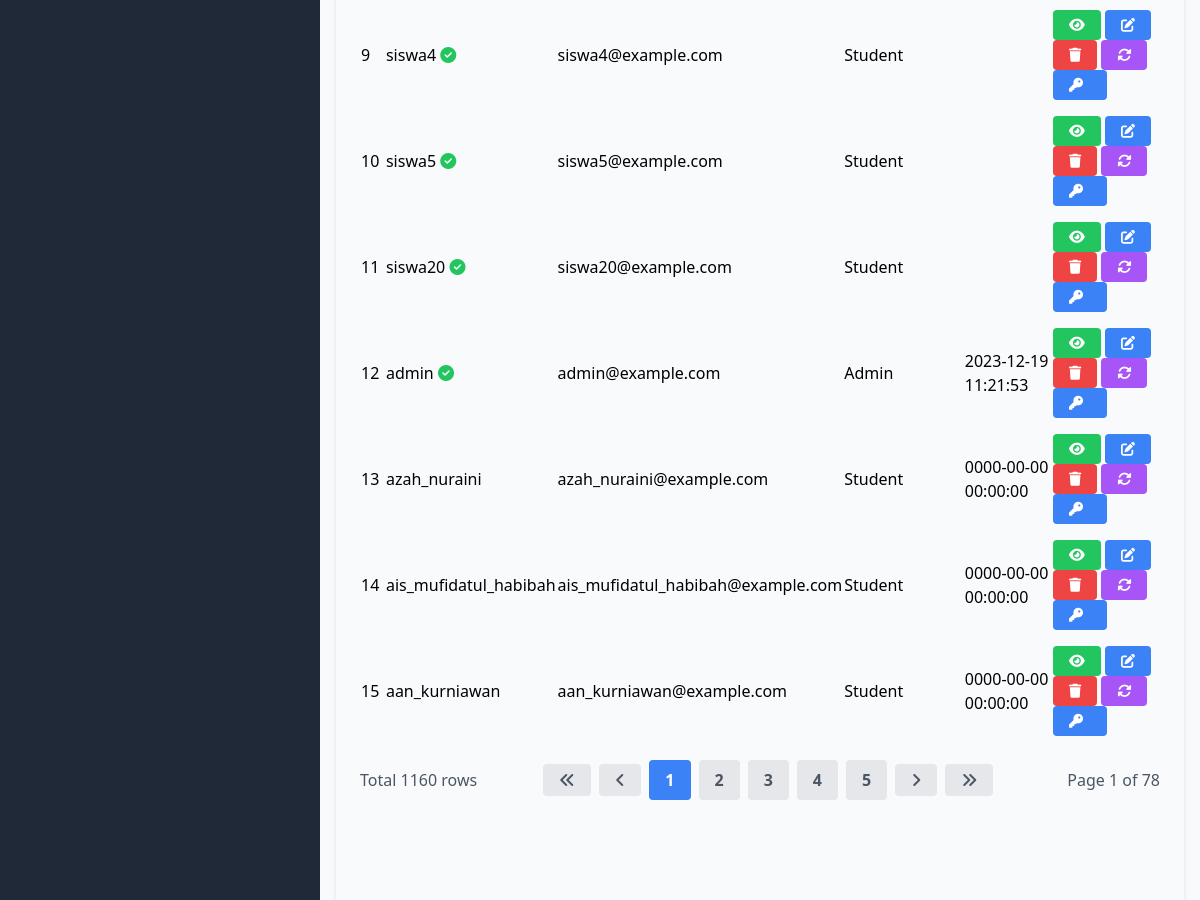
The app's page /manage_users/manage_users_list.php (middle part), older data.
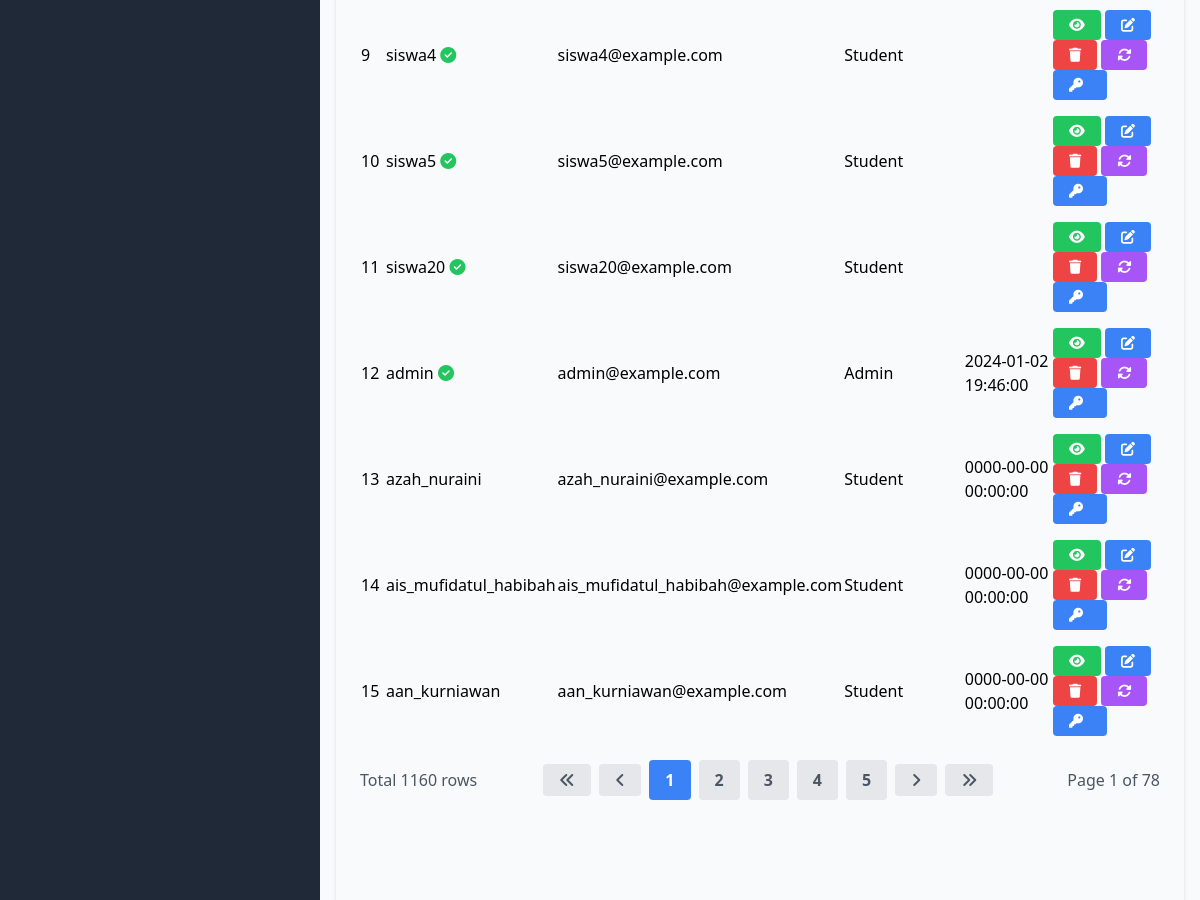
The same page, newer data.
### tables this page shows
CREATE TABLE `Users` (
  `UserID` int(11) NOT NULL,
  `Username` varchar(50) NOT NULL,
  `Password` varchar(255) NOT NULL,
  `Email` varchar(100) NOT NULL,
  `FullName` varchar(100) DEFAULT NULL,
  `DateOfBirth` date DEFAULT NULL,
  `Gender` varchar(10) DEFAULT NULL,
  `Address` text DEFAULT NULL,
  `PhoneNumber` varchar(20) DEFAULT NULL,
  `RoleID` int(11) DEFAULT NULL,
  `AccountCreationDate` timestamp NOT NULL DEFAULT current_timestamp() ON UPDATE current_timestamp(),
  `LastLogin` datetime DEFAULT NULL,
  `AccountStatus` varchar(20) DEFAULT NULL,
  `ProfilePictureURL` varchar(255) DEFAULT NULL,
  `ActivationStatus` varchar(20) DEFAULT NULL
);

CREATE TABLE `Roles` (
  `RoleID` int(11) NOT NULL,
  `RoleName` varchar(50) NOT NULL
);

### database/connection.php (called while the page is built, shortened)
<?php
$baseUrl = "http://localhost/final_project_imam_2023/";

### public/manage_users/manage_users_list.php (the view, shortened to what this page needs)
<?php
require_once('../../database/connection.php');
?>
<?php include_once('../components/header.php'); ?>
<div class="h-screen flex flex-col">
    <div class="flex-grow bg-gray-50 flex flex-row shadow-md">
        <?php include('../components/sidebar.php'); ?>
        <main class=" bg-gray-50 flex flex-col flex-1 overflow-y-scroll h-screen flex-shrink-0 sc-hide pb-40">
            <div class="flex items-start justify-start p-6 shadow-md m-4 flex-1 flex-col">
                <div class="flex flex-col w-full">
                    <table class="min-w-full">
                        <tbody>
                            <?php
                            $searchTerm = isset($_GET['search']) ? $_GET['search'] : '';
                            $page = isset($_GET['page']) ? $_GET['page'] : 1;
                            $query = "SELECT u.UserID, u.Username, u.Email, r.RoleName, u.LastLogin, u.ActivationStatus FROM Users u
                                      LEFT JOIN Roles r ON u.RoleID = r.RoleID
                                      WHERE u.Username LIKE '%$searchTerm%' OR u.Email LIKE '%$searchTerm%'
                                      LIMIT 15 OFFSET " . ($page - 1) * 15;
                            $result = $conn->query($query);
                            $queryCount = "SELECT COUNT(*) AS count FROM Users WHERE Username LIKE '%$searchTerm%' OR Email LIKE '%$searchTerm%'";
                            $resultCount = $conn->query($queryCount);
                            $rowCount = $resultCount->fetch_assoc()['count'];
                            $totalPage = ceil($rowCount / 15);
                            $no = 1;
                            while ($row = $result->fetch_assoc()) {
                            ?>
                                <tr>
                                    <td class="py-2"><?php echo $no++; ?></td>
                                    <td class="py-2">
                                        <?php echo $row['Username']; ?>
                                        <?php
                                        if ($row['ActivationStatus'] == 'pending' || $row['ActivationStatus'] == NULL) {
                                            echo '<i class="fas fa-hourglass-half text-yellow-500"></i>';
                                        } elseif ($row['ActivationStatus'] == 'active') {
                                            echo '<i class="fas fa-check-circle text-green-500"></i>';
                                        } elseif ($row['ActivationStatus'] == 'disabled') {
                                            echo '<i class="fas fa-ban text-red-500"></i>';
                                        }
                                        ?>
                                    </td>
                                    <td class="py-2"><?php echo $row['Email']; ?></td>
                                    <td class="py-2"><?php echo $row['RoleName']; ?></td>
                                    <td class="py-2"><?php echo $row['LastLogin']; ?></td>
                                    <td class='py-2'>
                                        <a href="<?php echo $baseUrl; ?>public/manage_users/manage_users_detail.php?id=<?php echo $row['UserID'] ?>" class='bg-green-500 hover-bg-green-700 text-white font-bold py-2 px-4 rounded inline-flex items-center text-sm'>
                                            <i class='fas fa-eye'></i>
                                        </a>
                                        <a href="<?php echo $baseUrl; ?>public/manage_users/manage_users_update.php?id=<?php echo $row['UserID'] ?>" class='bg-blue-500 hover-bg-blue-700 text-white font-bold py-2 px-4 rounded inline-flex items-center text-sm'>
                                            <i class='fas fa-edit'></i>
                                        </a>
                                        <a href="#" onclick="confirmDelete(<?php echo $row['UserID']; ?>)" class='bg-red-500 hover-bg-red-700 text-white font-bold py-2 px-4 rounded inline-flex items-center text-sm'>
                                            <i class='fas fa-trash'></i>
                                        </a>
                                        <a href="#" onclick="confirmUpdateStatus(<?php echo $row['UserID']; ?>, '<?php echo $row['ActivationStatus']; ?>')" class='bg-purple-500 hover-bg-blue-700 text-white font-bold py-2 px-4 rounded inline-flex items-center text-sm'>
                                            <i class='fas fa-sync-alt'></i>
                                        </a>
                                        <a href="<?php echo $baseUrl; ?>public/manage_users/manage_users_reset_password.php?id=<?php echo $row['UserID']; ?>" class="bg-blue-500 hover-bg-blue-700 text-white font-bold py-2 px-4 rounded inline-flex items-center text-sm">
                                            <i class="fas fa-key mr-2"></i>
                                        </a>
                                    </td>
                                </tr>
                            <?php
                            }
                            ?>
                        </tbody>
                    </table>
                    <div class="flex flex-row justify-between items-center w-full mt-4">
                        <div class="flex flex-row justify-start items-center">
                            <span class="text-gray-600">Total <?php echo $rowCount; ?> rows</span>
                        </div>
                        <div class="flex flex-row justify-end items-center space-x-2">
                            <a href="?page=1&search=<?php echo $searchTerm; ?>" class="bg-gray-200 hover-bg-gray-300 text-gray-600 font-bold py-2 px-4 rounded inline-flex items-center">
                                <i class="fas fa-angle-double-left"></i>
                            </a>
                            <a href="?page=<?php if ($page == 1) {
                                                echo $page;
                                            } else {
                                                echo $page - 1;
                                            } ?>&search=<?php echo $searchTerm; ?>" class="bg-gray-200 hover-bg-gray-300 text-gray-600 font-bold py-2 px-4 rounded inline-flex items-center">
                                <i class="fas fa-angle-left"></i>
                            </a>
                            <?php
                            $startPage = $page - 2;
                            $endPage = $page + 2;
                            if ($startPage < 1) {
                                $endPage += abs($startPage) + 1;
                                $startPage = 1;
                            }
                            for ($i = $startPage; $i <= $endPage; $i++) {
                                if ($i == $page) {
                                    echo "<a href='?page=$i&search=$searchTerm' class='bg-blue-500 hover-bg-blue-700 text-white font-bold py-2 px-4 rounded inline-flex items-center'>$i</a>";
                                } else {
                                    echo "<a href='?page=$i&search=$searchTerm' class='bg-gray-200 hover-bg-gray-300 text-gray-600 font-bold py-2 px-4 rounded inline-flex items-center'>$i</a>";
                                }
                            }
                            ?>
                            <a href="?page=<?php if ($page == $totalPage) {
                                                echo $page;
                                            } else {
                                                echo $page + 1;
                                            } ?>&search=<?php echo $searchTerm; ?>" class="bg-gray-200 hover-bg-gray-300 text-gray-600 font-bold py-2 px-4 rounded inline-flex items-center">
                                <i class="fas fa-angle-right"></i>
                            </a>
                            <a href="?page=<?php echo $totalPage; ?>&search=<?php echo $searchTerm; ?>" class="bg-gray-200 hover-bg-gray-300 text-gray-600 font-bold py-2 px-4 rounded inline-flex items-center">
                                <i class="fas fa-angle-double-right"></i>
                            </a>
                        </div>
                        <div class="flex flex-row justify-end items-center ml-2">
                            <span class="text-gray-600">Page <?php echo $page; ?> of <?php echo $totalPage; ?></span>
                        </div>
                    </div>
                </div>
        </main>
    </div>
</div>
</body>
</html>

### public/components/header.php (shortened to what this page needs)
<!DOCTYPE html>
<html lang="en">
<head>
    <link rel="stylesheet" href="<?php echo $baseUrl; ?>dist/output.css">
    <link rel="stylesheet" href="https://cdn.jsdelivr.net/npm/sweetalert2@11/dist/sweetalert2.min.css">
</head>
<body class="overflow-hidden">

### public/components/sidebar.php (shortened to what this page needs)
<aside class="bg-gray-800 text-white w-80 overflow-y-scroll h-screen flex-shrink-0 sc-hide">
</aside>

Row changes from the older to the newer data that the page shows:
changed users "admin": LastLogin "2023-12-19 11:21:53" → "2024-01-02 19:46:00"
